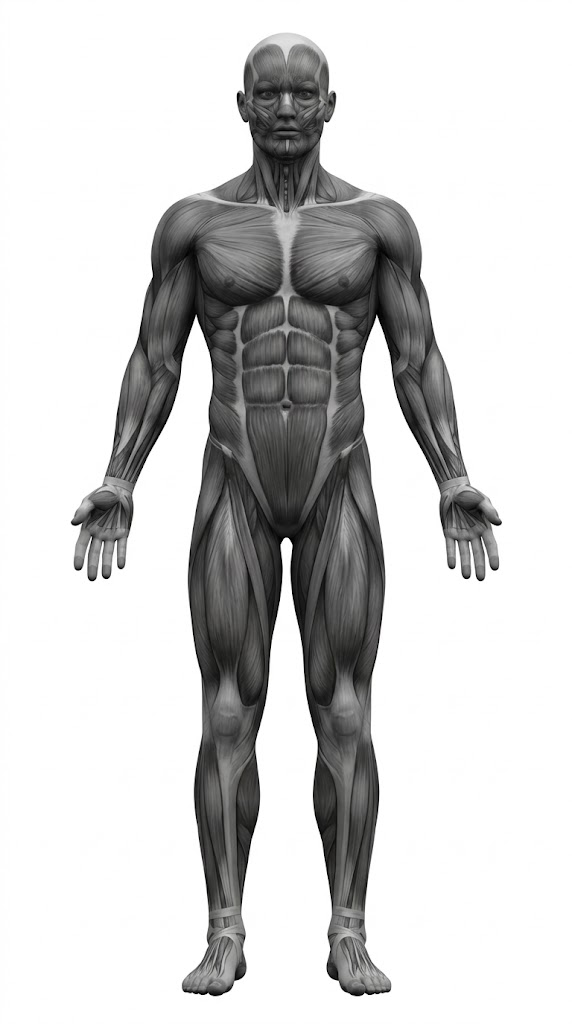
#> input picture assets/male front.jpg, 572 x 1024 px
$ python build-figures.py
#> lines starting #> are read from the running program, lines starting #| are printed output that depends on the picture; after the words box and inside, x2 and y2 are one past the last pixel; in counts of white or black regions, pixels touching at a corner belong together
#!/usr/bin/env python3
"""Regenerate assets/figures/*.png from the source artwork in assets/.

The source files are JPEGs of a labelled anatomy chart: two figures per file on
white, with muscle names floating beside them. The app needs four separate
figures, no text, transparent background, and one channel a CSS mask can drive
so the artwork recolours with the theme rather than shipping a second copy for
light mode.

Output is committed. This is a record of how it was made, not a CI step — the
source art changes about never. Re-run by hand if it is replaced:

    pip install Pillow numpy zopfli && python3 scripts/build-figures.py

The interesting part is isolating the figure. A crop rectangle cannot do it: the
labels sit beside the figures at varying distances, and a rectangle tight enough
to exclude them clips the hands. Keeping the largest 4-connected dark component
drops every glyph regardless of where it sits.
"""
from PIL import Image
import numpy as np, io, os
import zopfli.png
from collections import deque

ROOT = os.path.join(os.path.dirname(__file__), '..')
OUT = os.path.join(ROOT, 'assets', 'figures')

# Generous windows around each figure — the component pass does the real work,
# so these only need to contain the figure and exclude the opposite one.
# One figure per file now, so there is no window to choose — the whole image is
# the window and the component pass does the rest. The earlier two-figures-per-
# file art needed hand-picked spans, and picking them too tight is what
# amputated the hands: fingers are drawn in light line work that sits further
# out than the dense torso columns suggest.
SRC = {
    'male':   {'front': 'assets/male front.jpg',   'back': 'assets/male back.jpg'},
    'female': {'front': 'assets/female front.jpg', 'back': 'assets/female back.jpg'},
}
VIEWS = ['front', 'back']
# No resampling. Baking an upscale into the asset only enlarges the file and
# softens the edges; CSS scales it, and the image sharpens for free the day
# higher-resolution source art arrives.
PAD = 8


def largest_blob(mask):
    h, w = mask.shape
    seen = np.zeros((h, w), bool)
    best, best_n = None, 0
    for sy in range(0, h, 3):
        for sx in range(0, w, 3):
            if not mask[sy, sx] or seen[sy, sx]:
                continue
            q = deque([(sy, sx)]); seen[sy, sx] = True; cells = []
            while q:
                y, x = q.popleft(); cells.append((y, x))
                for dy, dx in ((1, 0), (-1, 0), (0, 1), (0, -1)):
                    ny, nx = y + dy, x + dx
                    if 0 <= ny < h and 0 <= nx < w and mask[ny, nx] and not seen[ny, nx]:
                        seen[ny, nx] = True; q.append((ny, nx))
            if len(cells) > best_n:
                best_n, best = len(cells), cells
    out = np.zeros((h, w), bool)
    for y, x in best:
        out[y, x] = True
    return out


# Alpha steps kept in the file. The mask is drawn line work, not smooth
# gradients, so quantisation contours have nothing to contour: at 32 steps the
# largest error anywhere on the body is 7/255 once the figure is scaled to the
# ~420 px it actually renders at, and it is not findable by eye at 4x that. It
# cuts the bytes by a third before compression even starts.
ALPHA_STEPS = 32


def write_mask(canvas, path):
    """Save the figure as an indexed PNG whose palette is pure alpha.

    These are CSS masks, so only the alpha channel is ever read — the colour
    comes from the element underneath. Storing them as LA spent a byte per
    pixel on a channel that is 255 everywhere. An indexed PNG spends half that:
    the pixel is a palette index, every palette entry is white, and the tRNS
    chunk holds the alpha ramp. Every browser that can decode a PNG can decode
    this one, which WebP (iOS 14+, and Capacitor 6 still targets iOS 13) cannot
    promise.

    Then zopfli, because deflate at level 9 is leaving a third of the file on
    the table for something built once and shipped inside an app bundle.
    """
    a = np.array(canvas)[:, :, 3]
    idx = np.round(a.astype(np.float32) / 255 * (ALPHA_STEPS - 1)).astype(np.uint8)
    im = Image.fromarray(idx, 'P')
    im.putpalette([255, 255, 255] * ALPHA_STEPS + [0] * (768 - 3 * ALPHA_STEPS))
    trns = bytes(int(round(i / (ALPHA_STEPS - 1) * 255)) for i in range(ALPHA_STEPS))

    buf = io.BytesIO()
    im.save(buf, format='PNG', optimize=True, compress_level=9, transparency=trns)
    with open(path, 'wb') as f:
        f.write(zopfli.png.optimize(buf.getvalue(), num_iterations=15))


def main():
    os.makedirs(OUT, exist_ok=True)
    widths = {}
    for sex, files in SRC.items():
        for view in VIEWS:
            sub = np.array(Image.open(os.path.join(ROOT, files[view]))
                           .convert('L')).astype(np.float32)
            keep = largest_blob(sub < 215)
#> after the loop in largest_blob, `for sy in range(0, h, 3):`:
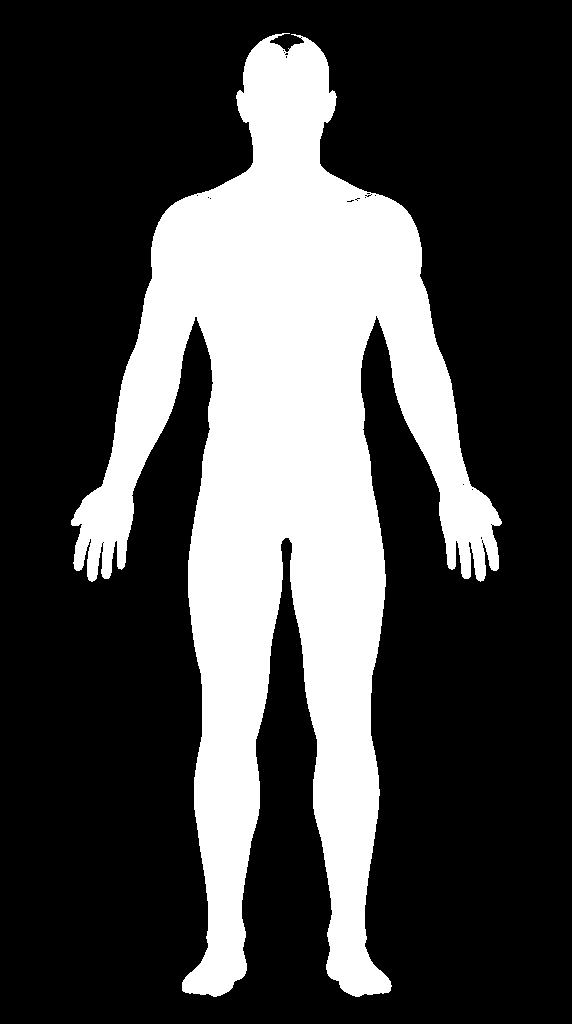
#> seen: shape (1024, 572) bool; 28% white; 1 white region, box (x1, y1, x2, y2) and area: (71, 33, 502, 997) 164280
#> after the loop in largest_blob, `for y, x in best:`: out: shape (1024, 572) bool; 28% white; 1 white region, box (x1, y1, x2, y2) and area: (71, 33, 502, 997) 164279
            ys, xs = np.where(keep)
            crop = sub[ys.min():ys.max() + 1, xs.min():xs.max() + 1]
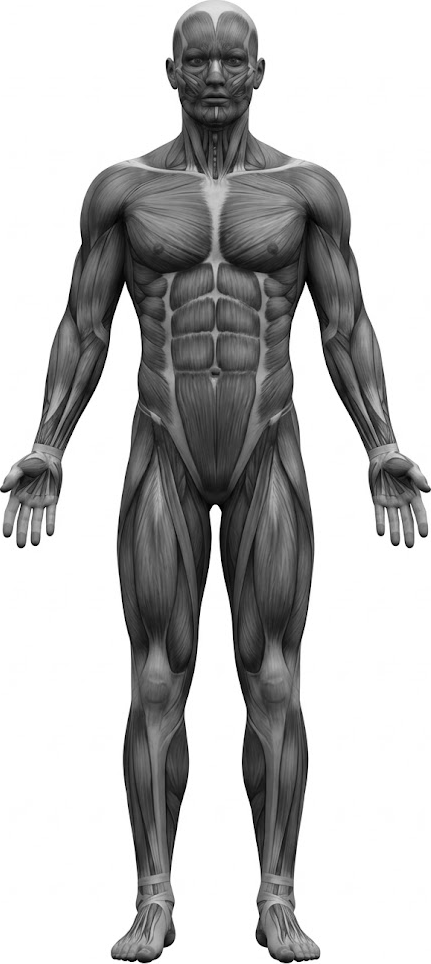
#> crop: shape (964, 431) float32; min 0, max 255, mean 187.8
            kept = keep[ys.min():ys.max() + 1, xs.min():xs.max() + 1]
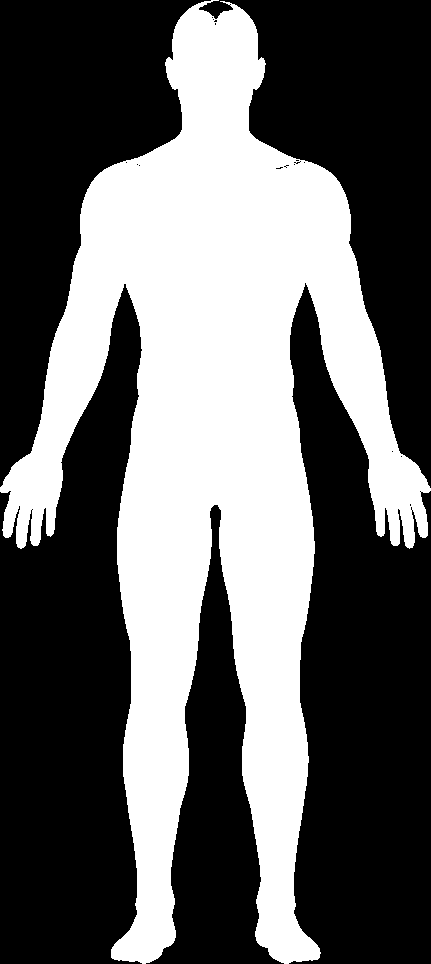
#> kept: shape (964, 431) bool; 39.5% white; 1 white region, box (x1, y1, x2, y2) and area: (0, 0, 431, 964) 164279

            # Alpha from darkness. Muscle separations are LIGHTER than the body
            # in the source, so they come through at lower alpha and keep
            # reading as separations once one fill colour is masked through.
            a = np.clip((235.0 - crop) / 175.0, 0, 1)
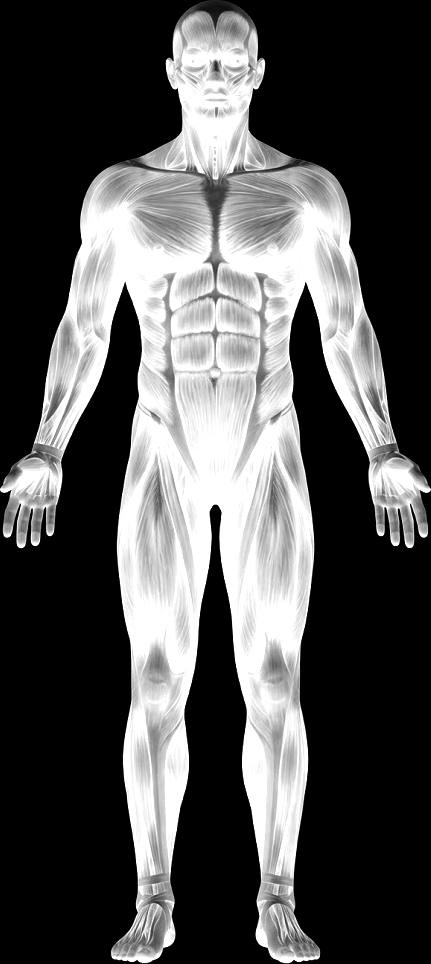
#> a: shape (964, 431) float32; min 0, max 1, mean 0.326
            a[~kept] = 0.0
#> a: shape (964, 431) float32; 0.31% of pixels changed, all inside (x1, y1, x2, y2) = (2, 0, 431, 964)
            a[a < 0.06] = 0.0
            rgba = np.dstack([np.full(crop.shape + (3,), 255, np.uint8),
                              (a * 255).astype(np.uint8)]).astype(np.uint8)
            img = Image.fromarray(rgba)
            widths.setdefault(sex, {})[view] = img.size
            img.save(os.path.join(OUT, f'{sex}-{view}.png'))
#> pass 2 of the loop in main, `for sex, files in SRC.items():`:
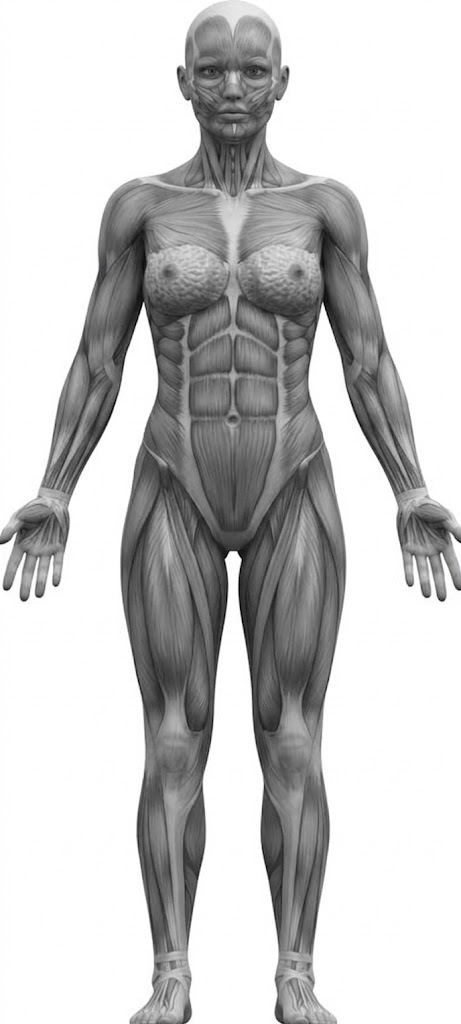
#> input picture assets/female front.jpg, 461 x 1024 px
#> sub: shape (1024, 461) float32
#> after the loop in largest_blob (call 3), `for sy in range(0, h, 3):`:
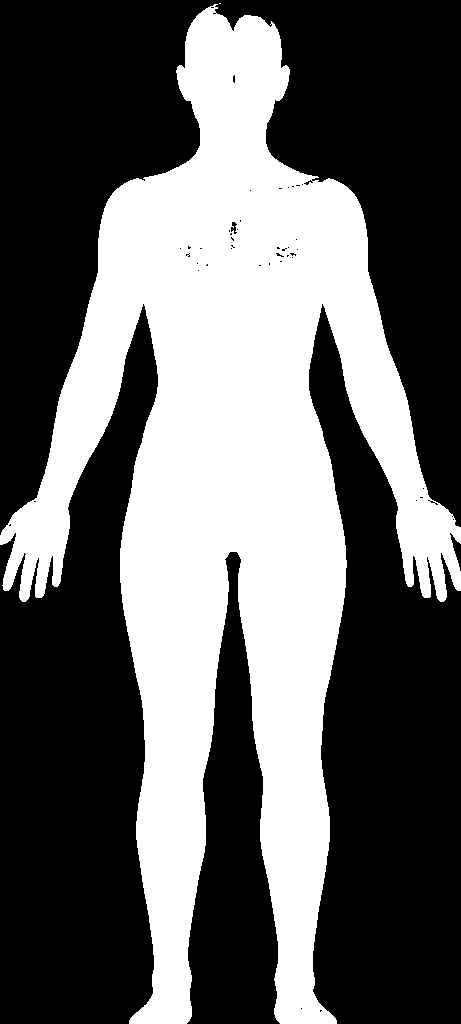
#> seen: shape (1024, 461) bool; 39.6% white; 2 white regions (1 under 20 px), largest, box (x1, y1, x2, y2) and area: (0, 4, 461, 1024) 186726
#> crop: shape (1020, 461) float32
#> kept: shape (1020, 461) bool; 39.7% white; 1 white region, box (x1, y1, x2, y2) and area: (0, 0, 461, 1020) 186725
#> rgba: shape (1020, 461, 4)

    # One canvas per sex so front and back register exactly when switching.
    for sex, views in widths.items():
        W = max(v[0] for v in views.values()) + PAD * 2
#> W = 478
        H = max(v[1] for v in views.values()) + PAD * 2
        for view in VIEWS:
            p = os.path.join(OUT, f'{sex}-{view}.png')
            im = Image.open(p)
            canvas = Image.new('RGBA', (W, H), (255, 255, 255, 0))
            canvas.paste(im, ((W - im.size[0]) // 2, (H - im.size[1]) // 2), im)
            write_mask(canvas, p)
#> in write_mask, `a = np.array(canvas)[:, :, 3]`:
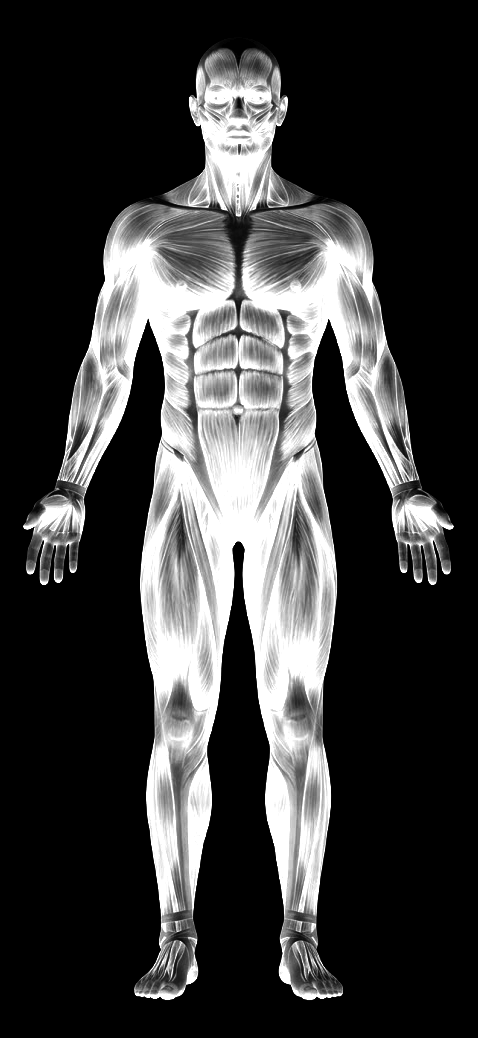
#> a: shape (1038, 478); min 0, max 255, mean 59.9
#> in write_mask, `im = Image.fromarray(idx, 'P')`: im: PIL image 478x1038 P; every value is 0
#> in write_mask, `im.putpalette([255, 255, 255] * ALPHA_STEPS + [0] * (768 - 3 * ALPHA_S..`: im: PIL image 478x1038 P; every value is 255
        print(f'{sex}: {W}x{H}')
#| male: 478x1038
#> pass 2 of the loop in main, `for sex, views in widths.items():`:
#> W = 477
#> in write_mask (call 3), `a = np.array(canvas)[:, :, 3]`:
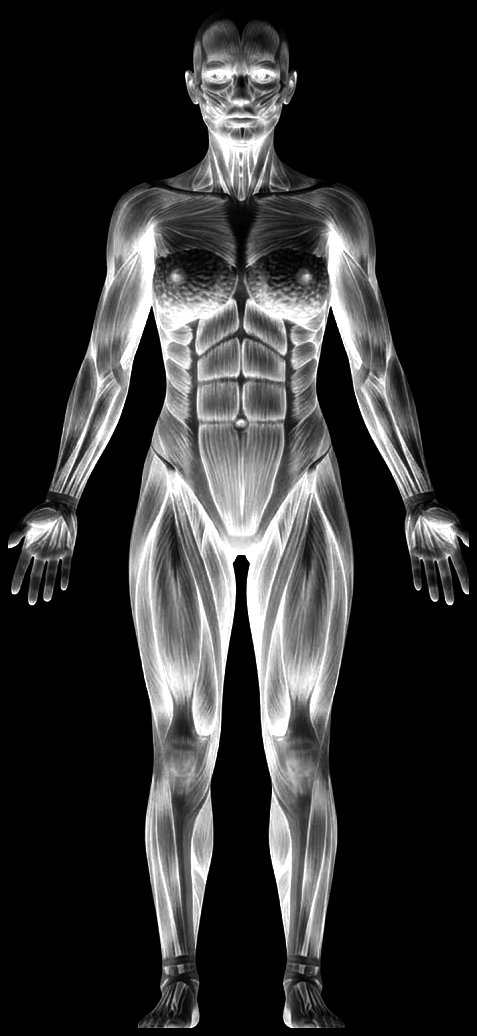
#> a: shape (1036, 477); min 0, max 255, mean 48.8
#> idx: shape (1036, 477)
#| female: 477x1036


if __name__ == '__main__':
    main()
